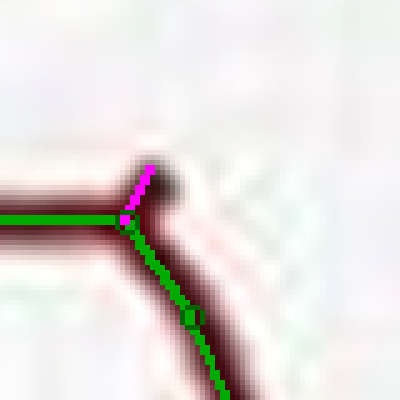
#> input picture batches/united-states-gas/staging/update-palo-duro-20261017/traces/overlay_v2_nub1.png, 400 x 400 px; its folder holds only this picture in this run
$ python retrace.py overlay_v2_nub1.png
#> lines starting #> are read from the running program, lines starting #| are printed output that depends on the picture
"""Trace the two lines on the Producers Midstream asset map into pixel polylines (second pass).

The first pass thresholded the JPEG and skeletonized it, which broke the Residue Header into pieces and
left the Palo Duro line a little off center. This pass works on a 4x enlargement with soft color scores:

- Palo Duro (yellow, nearly north-south): one vertex per image row at the yellow-weighted center of
  that row, so the line follows the drawn centerline.
- Residue Header (dark red): skeleton of the red score, spurs dropped, gaps bridged, each vertex moved
  to the local red-weighted center. The longest path through the skeleton is the mainline; every other
  chain is a branch that starts at its junction vertex on the mainline.
- The top of the Palo Duro line is snapped onto the header mainline and that point is inserted into
  the mainline, so the two lines share a vertex.

Usage: python retrace.py map.jpg
Writes trace_palo_duro_v2.json, trace_residue_header_v2.json (pixel coordinates of the ORIGINAL
image) and overlay_v2.png.
"""
import json, sys
import numpy as np
import networkx as nx
from PIL import Image, ImageDraw
from scipy import ndimage
from shapely.geometry import LineString, Point
from skimage.morphology import skeletonize, remove_small_objects

S = 4
img = sys.argv[1]
src = Image.open(img).convert("RGB")
#> src is the input picture: PIL image 400x400 RGB; mean R, G, B 227.4, 222.9, 220.1
big = src.resize((src.width * S, src.height * S), Image.LANCZOS)
im = np.array(big).astype(float)
R, G, B = im[..., 0], im[..., 1], im[..., 2]
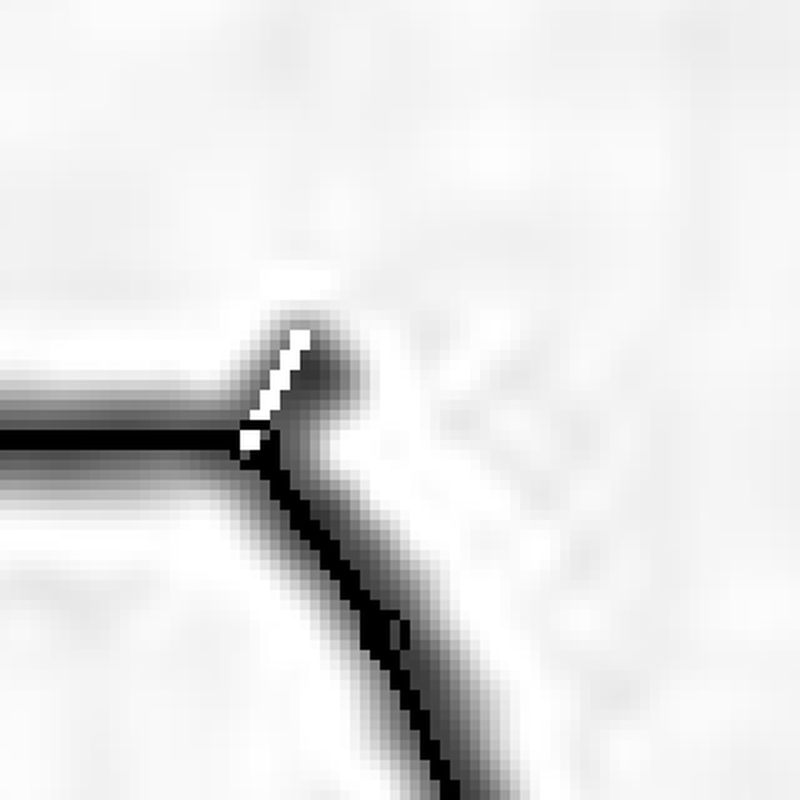
#> R: shape (1600, 1600) float64 (shown at 1/2 size); min 0, max 255, mean 227.5
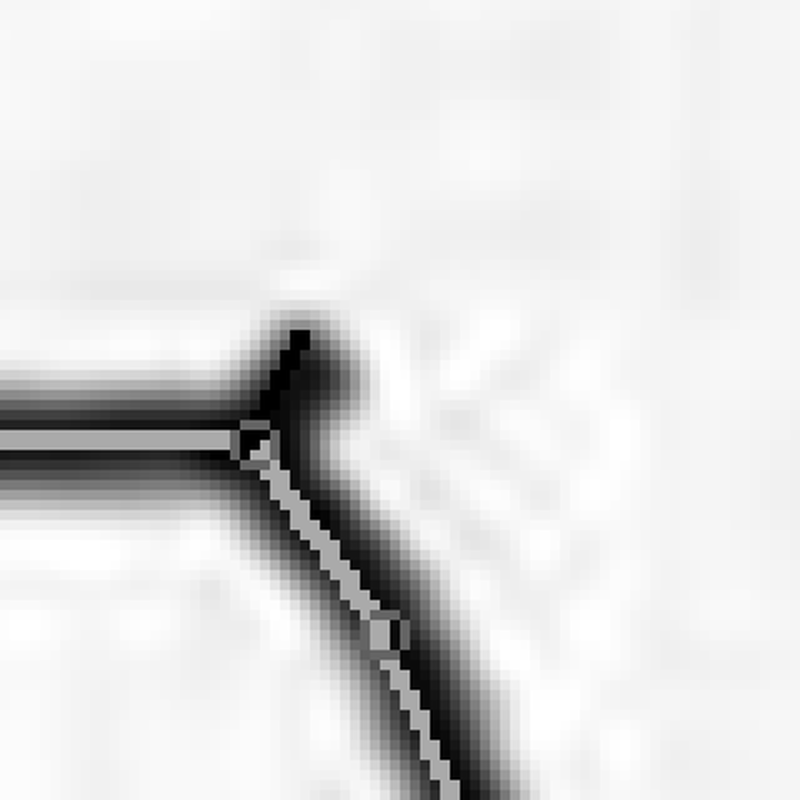
#> G: shape (1600, 1600) float64 (shown at 1/2 size); min 0, max 255, mean 222.9
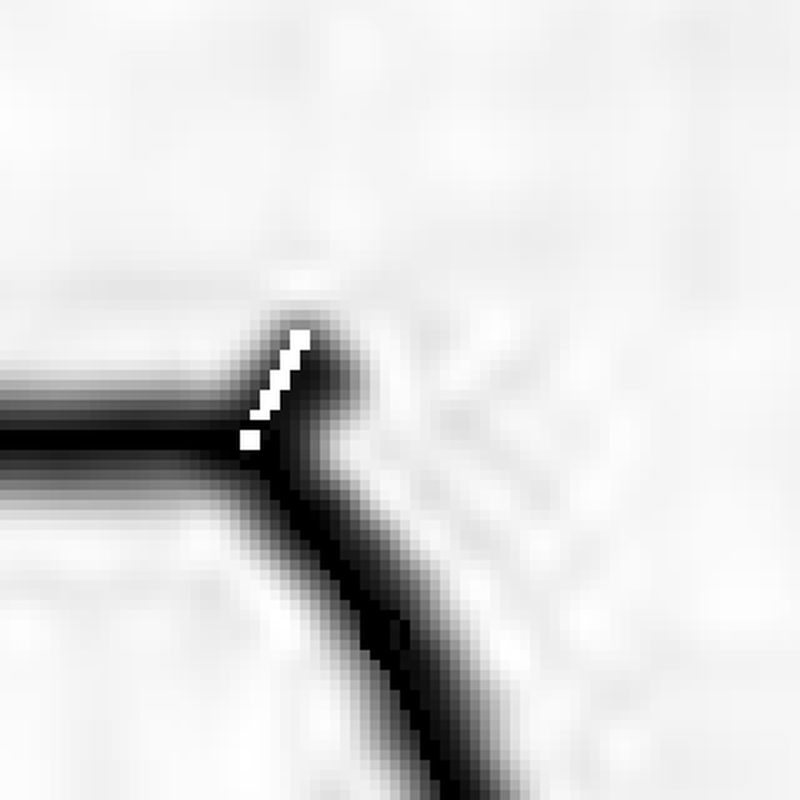
#> B: shape (1600, 1600) float64 (shown at 1/2 size); min 0, max 255, mean 220.1
H, W = R.shape
#> H = 1600; W = 1600
legend = np.zeros((H, W), bool); legend[420 * S:540 * S, 400 * S:580 * S] = True

lum = (R + G + B) / 3
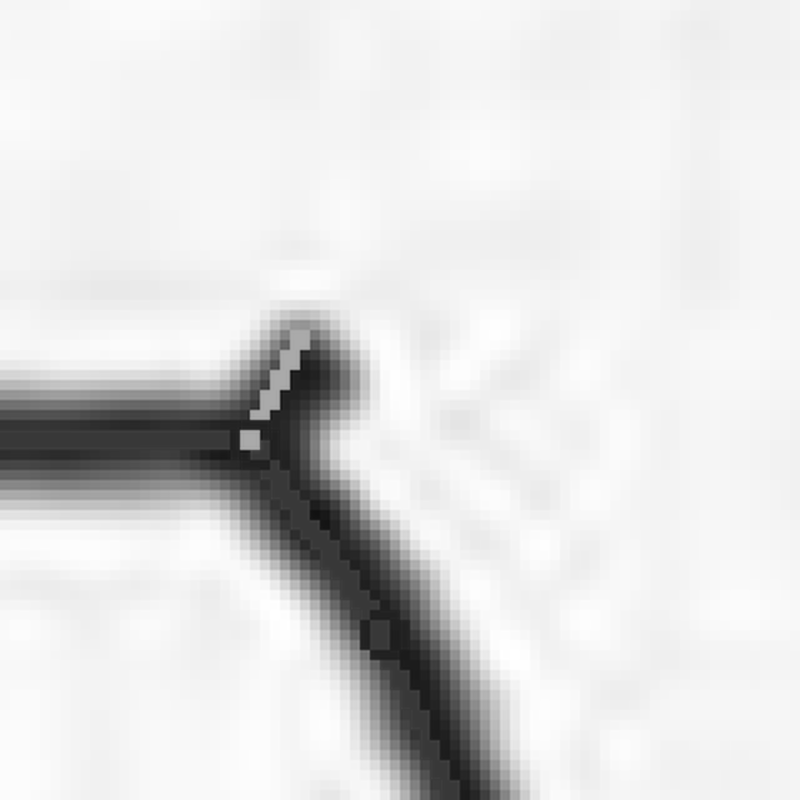
#> lum: shape (1600, 1600) float64 (shown at 1/2 size); min 11.67, max 255, mean 223.5
# dark and reddish: the maroon line is the only dark red thing on the map; the header sits above row 180
red_score = np.clip((200 - lum) / 60, 0, 1) * np.clip((R - np.maximum(G, B) - 5) / 25, 0, 1) * ~legend
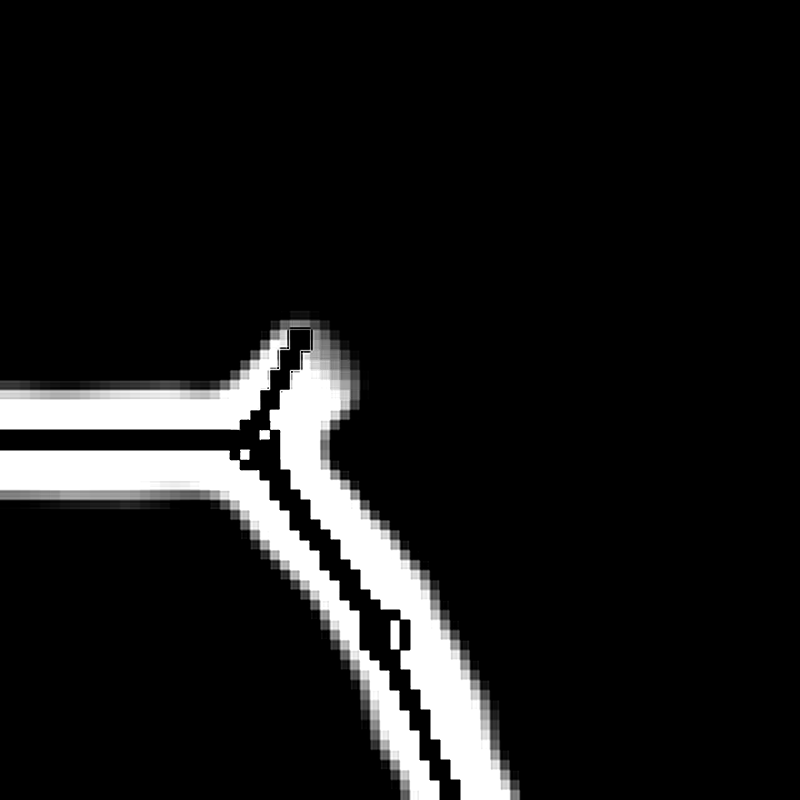
#> red_score: shape (1600, 1600) float64 (shown at 1/2 size); min 0, max 1, mean 0.0927
red_score[180 * S:] = 0
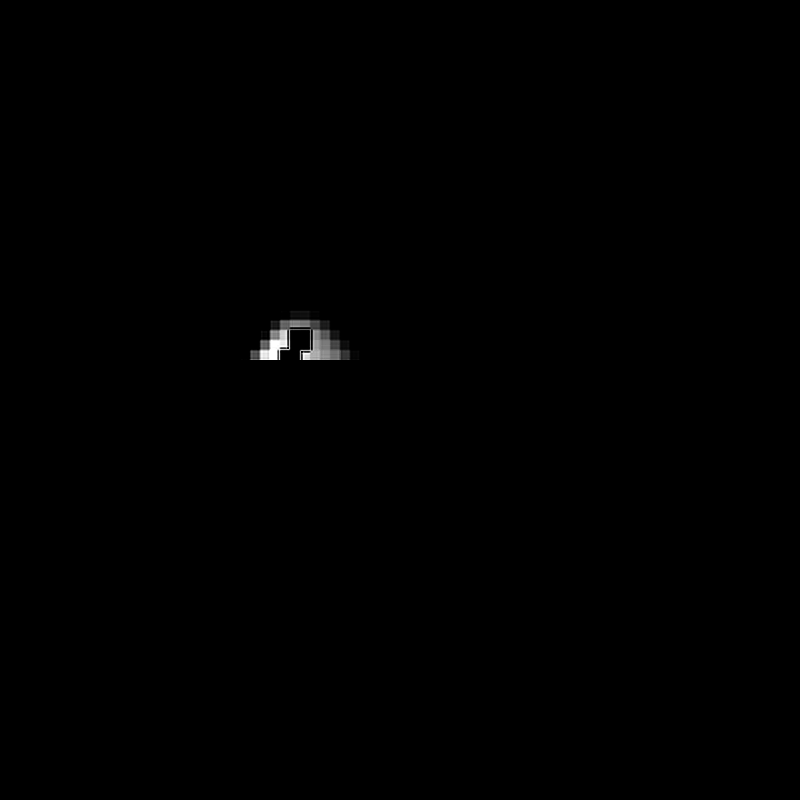
#> red_score: shape (1600, 1600) float64 (shown at 1/2 size); min 0, max 1, mean 0.00188
yel_score = np.clip((np.minimum(R, G) - B - 40) / 60, 0, 1) * (R > 160) * (G > 130) * ~legend
#> yel_score: shape (1600, 1600) float64; every value is 0

NB = [(-1, -1), (-1, 0), (-1, 1), (0, -1), (0, 1), (1, -1), (1, 0), (1, 1)]


def centroid_refine(score, pts, rad=7):
    """Move each (x, y) to the score-weighted center of a (2 rad + 1) window around it."""
    out = []
    for x, y in pts:
        x0, x1 = max(0, x - rad), min(W, x + rad + 1); y0, y1 = max(0, y - rad), min(H, y + rad + 1)
        w = score[y0:y1, x0:x1]
        if w.sum() < 1e-6:
            out.append((float(x), float(y))); continue
        yy, xx = np.mgrid[y0:y1, x0:x1]
        out.append((float((w * xx).sum() / w.sum()), float((w * yy).sum() / w.sum())))
    return out


def smooth(pts, k=5):
    if len(pts) < k:
        return pts
    a = np.array(pts); ker = np.ones(k) / k
    xs = np.convolve(np.pad(a[:, 0], (k // 2, k // 2), mode="edge"), ker, "valid")
    ys = np.convolve(np.pad(a[:, 1], (k // 2, k // 2), mode="edge"), ker, "valid")
    xs[0], ys[0], xs[-1], ys[-1] = a[0, 0], a[0, 1], a[-1, 0], a[-1, 1]
    return list(zip(xs, ys))


# ---------------------------------------------------------------- Palo Duro: one vertex per row
ym = yel_score > 0.5
#> ym: shape (1600, 1600) bool; every value is 0
#> (the run stopped early here; a loop or call above may not have finished)

$ run again, on batches/united-states-gas/staging/update-palo-duro-20261017/traces/overlay_v2_nub2.png
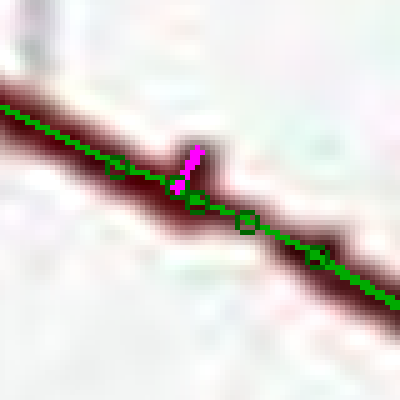
#> input picture batches/united-states-gas/staging/update-palo-duro-20261017/traces/overlay_v2_nub2.png, 400 x 400 px
#> src is the input picture: PIL image 400x400 RGB; mean R, G, B 221.7, 216.8, 212.7
#> `lum = (R + G + B) / 3`:
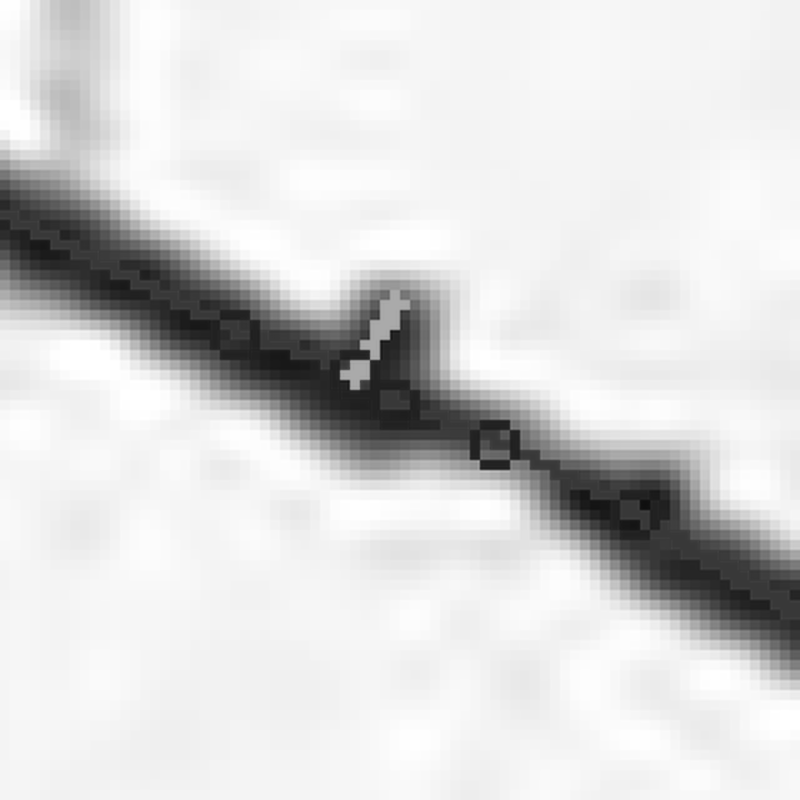
#> lum: shape (1600, 1600) float64 (shown at 1/2 size); min 14, max 255, mean 217.1
#> `red_score[180 * S:] = 0`:
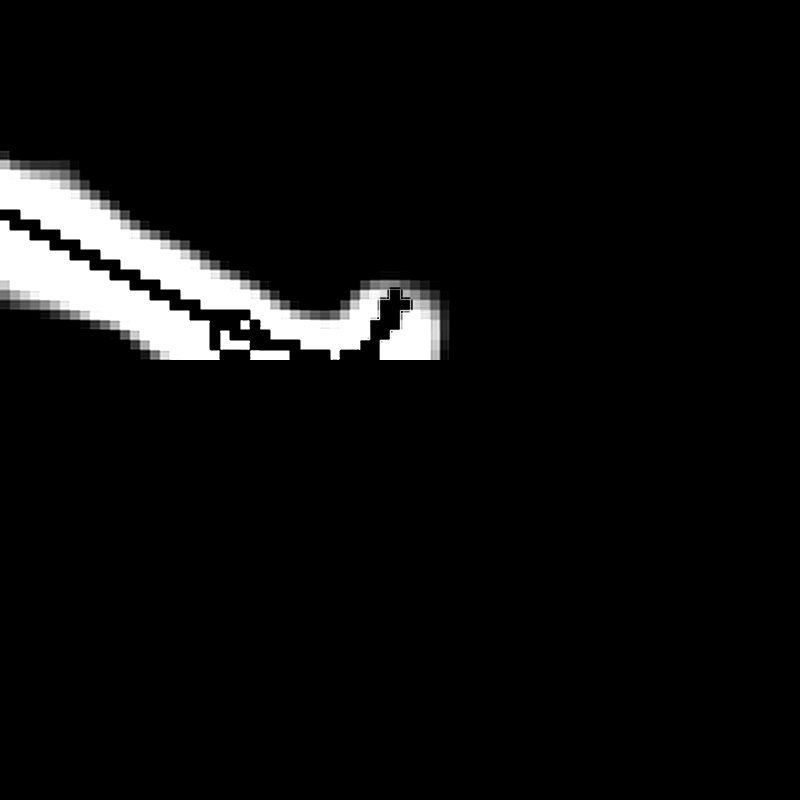
#> red_score: shape (1600, 1600) float64 (shown at 1/2 size); min 0, max 1, mean 0.0506
#> yel_score: shape (1600, 1600) float64; every value is 0
#> ym: shape (1600, 1600) bool; every value is 0
